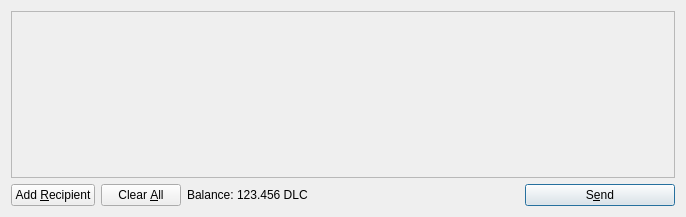
<?xml version="1.0" encoding="UTF-8"?>
<ui version="4.0">
 <class>SendCoinsDialog</class>
 <widget class="QDialog" name="SendCoinsDialog">
  <property name="geometry">
   <rect>
    <x>0</x>
    <y>0</y>
    <width>686</width>
    <height>217</height>
   </rect>
  </property>
  <property name="windowTitle">
   <string>Send Coins</string>
  </property>
  <layout class="QVBoxLayout" name="verticalLayout">
   <item>
    <widget class="QScrollArea" name="scrollArea">
     <property name="widgetResizable">
      <bool>true</bool>
     </property>
     <widget class="QWidget" name="scrollAreaWidgetContents">
      <property name="geometry">
       <rect>
        <x>0</x>
        <y>0</y>
        <width>666</width>
        <height>165</height>
       </rect>
      </property>
      <layout class="QVBoxLayout" name="verticalLayout_2">
       <property name="margin">
        <number>0</number>
       </property>
       <item>
        <layout class="QVBoxLayout" name="entries">
         <property name="spacing">
          <number>6</number>
         </property>
        </layout>
       </item>
       <item>
        <spacer name="verticalSpacer">
         <property name="orientation">
          <enum>Qt::Vertical</enum>
         </property>
         <property name="sizeHint" stdset="0">
          <size>
           <width>20</width>
           <height>40</height>
          </size>
         </property>
        </spacer>
       </item>
      </layout>
     </widget>
    </widget>
   </item>
   <item>
    <layout class="QHBoxLayout" name="horizontalLayout">
     <item>
      <widget class="QPushButton" name="addButton">
       <property name="toolTip">
        <string>Send to multiple recipients at once</string>
       </property>
       <property name="text">
        <string>Add &amp;Recipient</string>
       </property>
       <property name="icon">
        <iconset resource="../bitcoin.qrc">
         <normaloff>:/icons/add</normaloff>:/icons/add</iconset>
       </property>
       <property name="autoDefault">
        <bool>false</bool>
       </property>
      </widget>
     </item>
     <item>
      <widget class="QPushButton" name="clearButton">
       <property name="sizePolicy">
        <sizepolicy hsizetype="Minimum" vsizetype="Fixed">
         <horstretch>0</horstretch>
         <verstretch>0</verstretch>
        </sizepolicy>
       </property>
       <property name="toolTip">
        <string>Remove all transaction fields</string>
       </property>
       <property name="text">
        <string>Clear &amp;All</string>
       </property>
       <property name="icon">
        <iconset resource="../bitcoin.qrc">
         <normaloff>:/icons/remove</normaloff>:/icons/remove</iconset>
       </property>
       <property name="autoRepeatDelay">
        <number>300</number>
       </property>
       <property name="autoDefault">
        <bool>false</bool>
       </property>
      </widget>
     </item>
     <item>
      <layout class="QHBoxLayout" name="horizontalLayout_2">
       <property name="spacing">
        <number>3</number>
       </property>
       <item>
        <widget class="QLabel" name="label">
         <property name="text">
          <string>Balance:</string>
         </property>
        </widget>
       </item>
       <item>
        <widget class="QLabel" name="labelBalance">
         <property name="cursor">
          <cursorShape>IBeamCursor</cursorShape>
         </property>
         <property name="text">
          <string>123.456 DLC</string>
         </property>
         <property name="textInteractionFlags">
          <set>Qt::LinksAccessibleByMouse|Qt::TextSelectableByKeyboard|Qt::TextSelectableByMouse</set>
         </property>
        </widget>
       </item>
      </layout>
     </item>
     <item>
      <spacer name="horizontalSpacer">
       <property name="orientation">
        <enum>Qt::Horizontal</enum>
       </property>
       <property name="sizeHint" stdset="0">
        <size>
         <width>40</width>
         <height>20</height>
        </size>
       </property>
      </spacer>
     </item>
     <item>
      <widget class="QPushButton" name="sendButton">
       <property name="minimumSize">
        <size>
         <width>150</width>
         <height>0</height>
        </size>
       </property>
       <property name="toolTip">
        <string>Confirm the send action</string>
       </property>
       <property name="text">
        <string>S&amp;end</string>
       </property>
       <property name="icon">
        <iconset resource="../bitcoin.qrc">
         <normaloff>:/icons/send</normaloff>:/icons/send</iconset>
       </property>
       <property name="default">
        <bool>true</bool>
       </property>
      </widget>
     </item>
    </layout>
   </item>
  </layout>
 </widget>
 <resources>
  <include location="../bitcoin.qrc"/>
 </resources>
 <connections/>
</ui>
